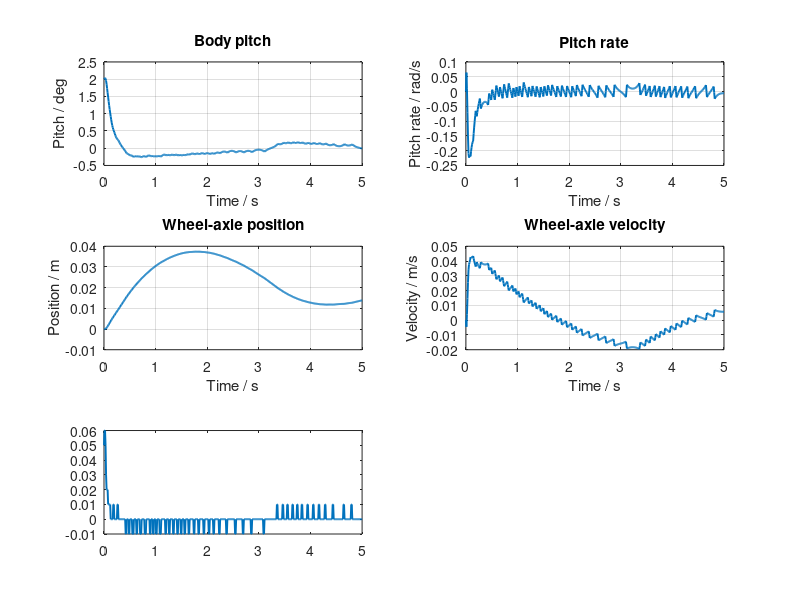

MATLAB code for this plot: (Note: this script raises an error after producing the figure.)
clear;
clc;
close all;

%% Fixed-leg wheel-legged robot: corrected 4-state LQR model
%
% State:
%   x = [theta; theta_dot; position; velocity]
%
% Input:
%   tau_total = tau_left + tau_right, N*m
%
% Sign convention:
%   theta > 0 and position > 0 point forward.
%   tau_total > 0 drives the robot forward.
%
% The wheel motors apply both a drive torque to the wheels and an equal,
% opposite reaction torque to the body. The linearized equations are:
%
%   a*theta_ddot + b*position_ddot - M*g*l*theta = -tau_total
%   b*theta_ddot + c*position_ddot             =  tau_total/r
%
% This model is valid only when the legs are rigidly fixed relative to the
% body. If leg angle can move, the system needs at least the 6-state model.

%% 1. Mechanical parameters

m_total = 6.95;       % Complete robot mass, kg
m = 0.19;             % Total mass of both rotating wheel assemblies, kg
M = m_total - m;      % Rigid body mass excluding rotating wheel assemblies

r = 0.03225;          % Effective rolling radius, m
l = 0.073;            % Body COM height above wheel axle, m
I = 0.025;            % Body pitch inertia about its COM, kg*m^2
g = 9.81;             % Gravity, m/s^2

% Total inertia of two solid disks with combined mass m. Replace this with
% a measured/CAD value if available. With m=0.19 kg, this is 9.8806e-5.
Iw = 0.5 * m * r^2;

% Actual current firmware loop rate. Raise both the firmware IMU ODR and
% this value together when moving to 250 Hz or 500 Hz.
control_hz = 100;
Ts = 1 / control_hz;

% JC motor protocol and current firmware limits.
tau_single_limit = 0.22;       % N*m per wheel
tau_total_limit = 2 * tau_single_limit;
tau_single_resolution = 0.01;  % N*m per wheel

fprintf('================ Mechanical parameters ================\n');
fprintf('Total mass:                  %.6f kg\n', m_total);
fprintf('Rigid body mass M:           %.6f kg\n', M);
fprintf('Two-wheel rotating mass m:   %.6f kg\n', m);
fprintf('Mass sum M+m:                %.6f kg\n', M + m);
fprintf('Wheel radius r:              %.8f m\n', r);
fprintf('COM height l:                %.8f m\n', l);
fprintf('Body pitch inertia I:        %.9f kg*m^2\n', I);
fprintf('Two-wheel inertia Iw:        %.9f kg*m^2\n', Iw);
fprintf('Control period Ts:           %.6f s (%d Hz)\n', Ts, control_hz);

if abs(m_total - M - m) > 1.0e-9
    error('Mass consistency check failed.');
end

%% 2. Corrected continuous state-space model

a = I + M * l^2;
b = M * l;
c = M + m + Iw / r^2;
den = a * c - b^2;

if den <= 0
    error('Model denominator is not positive. Check M, m, l, I, Iw, r.');
end

A = [0,                 1, 0, 0;
     c*M*g*l/den,       0, 0, 0;
     0,                 0, 0, 1;
    -b*M*g*l/den,       0, 0, 0];

% Direct input is total motor torque, not an external cart force.
B_tau = [0;
        -(c + b/r)/den;
         0;
         (b + a/r)/den];

% Equivalent force-input form, provided only for comparison with the old
% script. tau_total = force_equivalent * r.
B_force = B_tau * r;

C = eye(4);
D_tau = zeros(4, 1);

fprintf('\n================ Corrected continuous model ================\n');
disp('A =');
disp(A);
disp('B_tau, input tau_left + tau_right in N*m =');
disp(B_tau);
disp('B_force, input tau_total/r in N =');
disp(B_force);

continuous_rank = rank(ctrb(A, B_tau));
fprintf('Continuous controllability rank: %d / 4\n', continuous_rank);
if continuous_rank ~= 4
    error('The continuous model is not controllable.');
end

%% 3. Discretize at the real control period

sys_c = ss(A, B_tau, C, D_tau);
sys_d = c2d(sys_c, Ts, 'zoh');
Ad = sys_d.A;
Bd = sys_d.B;

discrete_rank = rank(ctrb(Ad, Bd));
fprintf('Discrete controllability rank:   %d / 4\n', discrete_rank);
if discrete_rank ~= 4
    error('The discrete model is not controllable.');
end

%% 4. Discrete LQR design

% Keep the original state weights for the first comparison.
Q = diag([300, 20, 1, 5]);

% The old R=0.5 penalized force^2. Since force=tau/r, the equivalent
% penalty for the total-torque input is R_tau=R_force/r^2.
R_force = 0.5;
R_tau = R_force / r^2;

K_tau = dlqr(Ad, Bd, Q, R_tau);
Acl_d = Ad - Bd * K_tau;
poles_d = eig(Acl_d);

% Equivalent gain when the displayed control variable is force in N.
K_force_equivalent = K_tau / r;

fprintf('\n================ Discrete LQR result ================\n');
disp('K_tau, output is total wheel torque in N*m =');
disp(K_tau);
disp('Equivalent K_force, output is tau_total/r in N =');
disp(K_force_equivalent);
disp('Discrete closed-loop poles eig(Ad-Bd*K_tau) =');
disp(poles_d);

if any(abs(poles_d) >= 1)
    error('Discrete closed-loop poles are not all inside the unit circle.');
end

fprintf('\nDirect-total-torque controller values:\n');
fprintf('K1 = %.9ff;\n', K_tau(1));
fprintf('K2 = %.9ff;\n', K_tau(2));
fprintf('K3 = %.9ff;\n', K_tau(3));
fprintf('K4 = %.9ff;\n', K_tau(4));
fprintf('tau_total = -(K1*theta + K2*theta_dot + K3*position + K4*velocity)\n');
fprintf('tau_left = tau_total/2, tau_right = tau_total/2 after direction mapping\n');

% Kept only for comparison with the removed force-interface controller.
fprintf('\nLegacy force-interface comparison values:\n');
fprintf('K1 = %.9ff;\n', K_force_equivalent(1));
fprintf('K2 = %.9ff;\n', K_force_equivalent(2));
fprintf('K3 = %.9ff;\n', K_force_equivalent(3));
fprintf('K4 = %.9ff;\n', K_force_equivalent(4));
fprintf('force_equivalent = -(K1*theta + K2*theta_dot + K3*position + K4*velocity)\n');
fprintf('tau_single = force_equivalent*r/2\n');

%% 5. Realistic sampled simulation

simulation_time = 5.0;
time = 0:Ts:simulation_time;
sample_count = numel(time);

% Start at 2 degrees. A 5-degree test already approaches the measured
% actuator limit and is not appropriate for the first saturated test.
theta_initial_deg = 2.0;
x = zeros(4, sample_count);
x(:, 1) = [deg2rad(theta_initial_deg); 0; 0; 0];

x_reference = zeros(4, 1);
tau_command = zeros(1, sample_count);
tau_applied = zeros(1, sample_count);
tau_single = zeros(1, sample_count);
saturated = false(1, sample_count);

use_torque_quantization = true;
use_one_sample_delay = true;

for k = 1:(sample_count - 1)
    tau_raw = -K_tau * (x(:, k) - x_reference);
    tau_limited = min(max(tau_raw, -tau_total_limit), tau_total_limit);
    saturated(k) = abs(tau_raw) > tau_total_limit;

    single_command = tau_limited / 2;
    if use_torque_quantization
        single_command = round(single_command / tau_single_resolution) * ...
                         tau_single_resolution;
    end
    single_command = min(max(single_command, -tau_single_limit), ...
                         tau_single_limit);

    tau_single(k) = single_command;
    tau_command(k) = 2 * single_command;

    if use_one_sample_delay && k > 1
        tau_applied(k) = tau_command(k - 1);
    elseif ~use_one_sample_delay
        tau_applied(k) = tau_command(k);
    end

    x(:, k + 1) = Ad * x(:, k) + Bd * tau_applied(k);
end

tau_single(end) = tau_single(end - 1);
tau_command(end) = tau_command(end - 1);
tau_applied(end) = tau_applied(end - 1);
saturated(end) = saturated(end - 1);

fprintf('\n================ Saturated simulation ================\n');
fprintf('Initial pitch:                %.3f deg\n', theta_initial_deg);
fprintf('Peak total torque command:    %.6f N*m\n', max(abs(tau_command)));
fprintf('Peak single-wheel torque:     %.6f N*m\n', max(abs(tau_single)));
fprintf('Saturated sample ratio:       %.2f %%\n', ...
        100 * nnz(saturated) / sample_count);
fprintf('Final pitch:                  %.6f deg\n', rad2deg(x(1, end)));
fprintf('Final position:               %.6f m\n', x(3, end));

if max(abs(x(1, :))) > deg2rad(15)
    warning('Pitch exceeded 15 degrees in simulation. Do not deploy this K.');
end
if abs(x(1, end)) > deg2rad(0.5)
    warning('The delayed/quantized simulation did not settle near upright.');
end

%% 6. Plots

figure('Name', 'Corrected fixed-leg LQR simulation');

subplot(3, 2, 1);
plot(time, rad2deg(x(1, :)), 'LineWidth', 1.4);
grid on;
xlabel('Time / s');
ylabel('Pitch / deg');
title('Body pitch');

subplot(3, 2, 2);
plot(time, x(2, :), 'LineWidth', 1.4);
grid on;
xlabel('Time / s');
ylabel('Pitch rate / rad/s');
title('Pitch rate');

subplot(3, 2, 3);
plot(time, x(3, :), 'LineWidth', 1.4);
grid on;
xlabel('Time / s');
ylabel('Position / m');
title('Wheel-axle position');

subplot(3, 2, 4);
plot(time, x(4, :), 'LineWidth', 1.4);
grid on;
xlabel('Time / s');
ylabel('Velocity / m/s');
title('Wheel-axle velocity');

subplot(3, 2, 5);
plot(time, tau_single, 'LineWidth', 1.4);
hold on;
yline(tau_single_limit, '--r');
yline(-tau_single_limit, '--r');
grid on;
xlabel('Time / s');
ylabel('Torque / N*m');
title('Single-wheel torque command');

subplot(3, 2, 6);
stairs(time, saturated, 'LineWidth', 1.2);
grid on;
xlabel('Time / s');
ylabel('Saturated');
ylim([-0.1, 1.1]);
title('Torque saturation');

%% 7. Save result

save('wheel_leg_lqr_corrected_result.mat', ...
     'M', 'm', 'm_total', 'r', 'l', 'I', 'Iw', 'g', ...
     'control_hz', 'Ts', 'A', 'B_tau', 'B_force', 'Ad', 'Bd', ...
     'Q', 'R_tau', 'K_tau', 'K_force_equivalent', 'poles_d', ...
     'tau_single_limit', 'tau_single_resolution');

fprintf('\nSaved: wheel_leg_lqr_corrected_result.mat\n');
